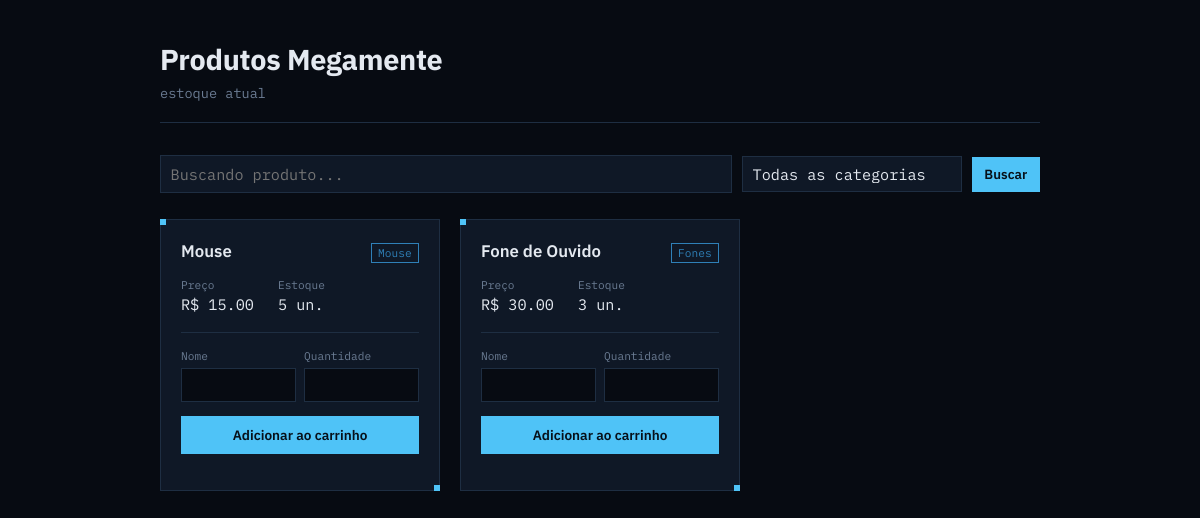
/, run on an earlier commit of the app's database.
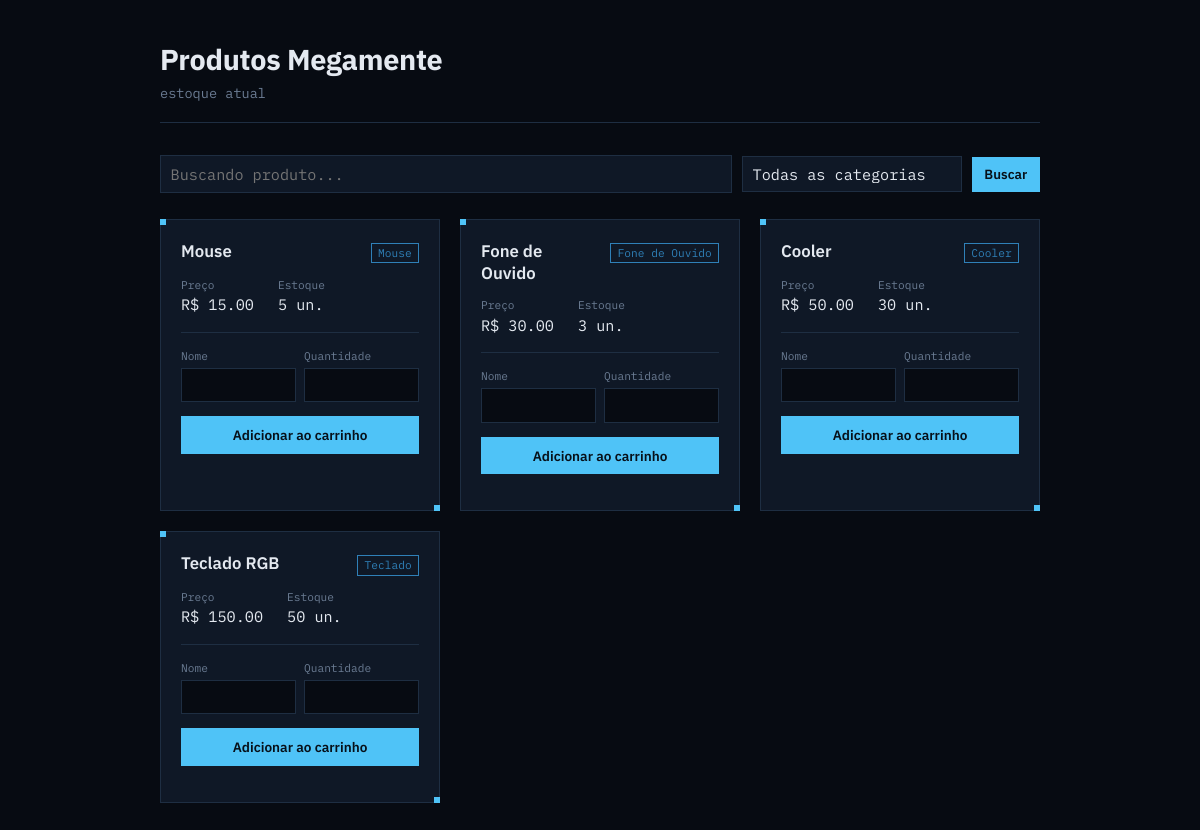
And on a later commit of the database.
### manager/models.py (models this page shows, shortened)
class Produto(models.Model):
    nome = models.CharField(max_length=100)
    preco = models.DecimalField(max_digits=10, decimal_places=2)
    estoque = models.IntegerField()
    categoria = models.CharField(max_length=100)
    vendedor = models.ForeignKey(Vendedor, on_delete=models.CASCADE)

### manager/views.py (the view)
def lista_produtos(request):
    produtos = Produto.objects.all()
    termo_achar = request.GET.get('q')
    categoria_filtro = request.GET.get('categoria')
    if termo_achar:
        produtos = produtos.filter(nome__icontains=termo_achar)
    if categoria_filtro:
        produtos = produtos.filter(categoria=categoria_filtro)
    return render(
        request,
        'manager/lista_produtos.html',
        {'produtos': produtos, 'termo_achar': termo_achar, 'categoria_filtro': categoria_filtro},
    )

### manager/templates/manager/lista_produtos.html (shortened to what this page needs)
{% load static %}
<link rel="stylesheet" href="{% static 'manager/css/estilo.css' %}">
<div class="loja">
  <div class="loja-header">
    <h1>Produtos Megamente</h1>
    <p>estoque atual</p>
  </div>
    <form method="get" class="filters">
        <input type="text" name="q" placeholder="Buscando produto..." value="{{ termo_achar|default_if_none:'' }}">
        <select name="categoria">
            <option value="" {% if not categoria_filtro %}selected{% endif %}>Todas as categorias</option>
        </select>
        <button type="submit">Buscar</button>
    </form>
  <ul class="grid">
      {% for produto in produtos %}
          <li class="card">
              <div class="card-top">
                  <h2>{{ produto.nome }}</h2>
                  <span class="badge">{{ produto.categoria }}</span>
              </div>
              <dl class="specs">
                  <div>
                      <dt>Preço</dt>
                      <dd>R$ {{ produto.preco }}</dd>
                  </div>
                  <div>
                      <dt>Estoque</dt>
                      <dd>{{ produto.estoque }} un.</dd>
                  </div>
              </dl>
              <form method="post" action="{% url 'adicionar_carrinho' produto.id %}">
                  <label>Nome
                      <input type="text" name="cliente_username">
                  </label>
                  <label>Quantidade
                      <input type="number" name="quantidade" min="1">
                  </label>
                  <button type="submit">Adicionar ao carrinho</button>
              </form>
          </li>
      {% empty %}
          <p class="empty">Estamos sem nenhum produto!</p>
      {% endfor %}
  </ul>
</div>

### manager/static/manager/css/estilo.css (style rules this page uses)
.loja { max-width: 880px; margin: 0 auto; }
.loja-header { border-bottom: 1px solid var(--panel-border); padding-bottom: 1.25rem; margin-bottom: 2rem; }
.loja-header h1 { font-size: 1.8rem; font-weight: 700; margin: 0 0 0.4rem; letter-spacing: -0.01em; }
.loja-header p { color: var(--ink-muted); font-family: 'IBM Plex Mono', monospace; font-size: 0.85rem; margin: 0; }
.grid { list-style: none; margin: 0; padding: 0; display: grid; grid-template-columns: repeat(auto-fill, minmax(260px, 1fr)); gap: 1.25rem; }
.card { position: relative; background: var(--panel); border: 1px solid var(--panel-border); padding: 1.25rem; }
.card::before, .card::after { content: ''; position: absolute; width: 6px; height: 6px; background: var(--accent); }
.card::before { top: -1px; left: -1px; }
.card::after { bottom: -1px; right: -1px; }
.card-top { display: flex; justify-content: space-between; align-items: baseline; gap: 0.75rem; margin-bottom: 0.9rem; }
.card-top h2 { font-size: 1.05rem; font-weight: 600; margin: 0; color: var(--ink); }
.badge { font-family: 'IBM Plex Mono', monospace; font-size: 0.7rem; color: var(--blue); border: 1px solid var(--blue); padding: 0.15rem 0.4rem; white-space: nowrap; }
.specs { display: flex; gap: 1.5rem; margin: 0 0 1.1rem; font-family: 'IBM Plex Mono', monospace; }
.specs div { display: flex; flex-direction: column; gap: 0.15rem; }
.specs dt { font-size: 0.7rem; color: var(--ink-muted); }
.specs dd { margin: 0; font-size: 0.95rem; color: var(--ink); }
.card form { display: flex; flex-wrap: wrap; gap: 0.5rem; border-top: 1px solid var(--panel-border); padding-top: 1rem; }
.card form label { display: flex; flex-direction: column; font-size: 0.7rem; color: var(--ink-muted); font-family: 'IBM Plex Mono', monospace; flex: 1; min-width: 100px; }
.card input { background: var(--bg); border: 1px solid var(--panel-border); color: var(--ink); padding: 0.45rem 0.5rem; font-family: 'IBM Plex Mono', monospace; font-size: 0.85rem; margin-top: 0.3rem; }
.card button { width: 100%; background: var(--accent); color: #071019; border: none; font-family: 'IBM Plex Sans', sans-serif; font-weight: 600; font-size: 0.85rem; padding: 0.6rem; margin-top: 0.4rem; cursor: pointer; }
.filters { display: flex; gap: 0.6rem; align-items: center; margin: 1rem 0 1.6rem; flex-wrap: wrap; }
.filters input, .filters select { background: var(--panel); border: 1px solid var(--panel-border); color: var(--ink); padding: 0.5rem 0.6rem; font-family: 'IBM Plex Mono', monospace; font-size: 0.95rem; }
.filters input { flex: 1 1 240px; min-width: 160px; }
.filters select { width: 220px; }
.filters button { background: var(--accent); color: #071019; border: none; padding: 0.55rem 0.8rem; font-family: 'IBM Plex Sans', sans-serif; font-weight: 600; cursor: pointer; }
.filters select { -webkit-appearance: none; appearance: none; }

What changed in the data, as far as the page shows it:
changed Produto "Fone de Ouvido": categoria "Fones" → "Fone de Ouvido"
added Produto: nome "Cooler", categoria "Cooler", preco "50.00", estoque "30"
added Produto: nome "Teclado RGB", categoria "Teclado", preco "150.00", estoque "50"
